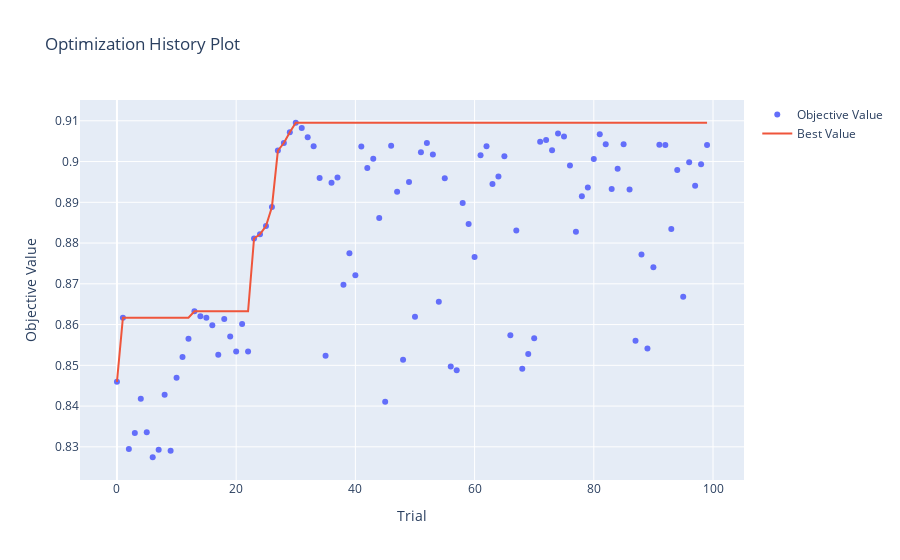

The code cell stored with this chart in its notebook:
### Code cell
# 최적화 
vis.plot_optimization_history(study).show()
